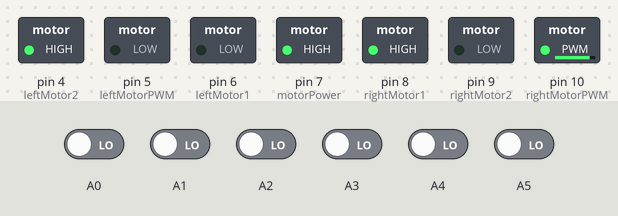
A sketch run on a simulated Arduino Uno, built with avr-gcc and run on an emulated ATmega328P. Shown: switched loads named in the sketch (green lamp = pin HIGH). Inputs (shaded band) come from the test bench; at power-on: A0–5 LOW. What the sketch prints to the serial monitor is not drawn.

Above: at 5.7 s.
5.8 s: A1 driven HIGH
At 6.5 s:
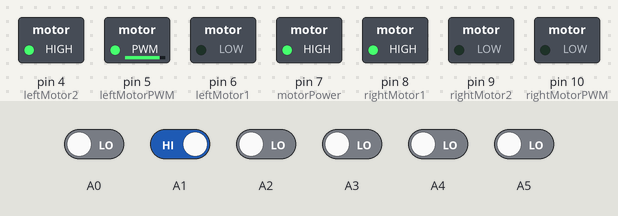
7.3 s: A4 driven HIGH
At 7.7 s:
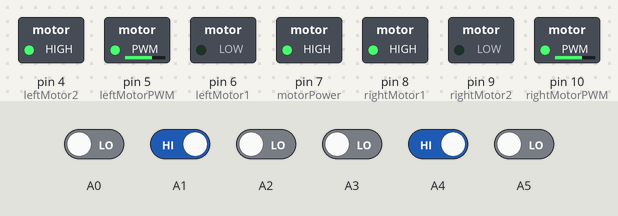
8.8 s: A4 driven LOW
At 10.0 s:
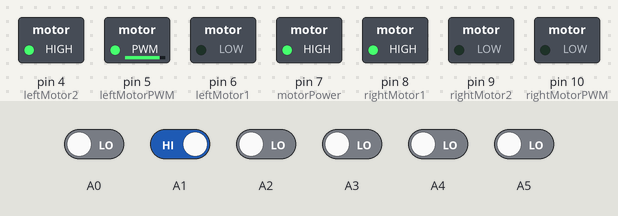
10.3 s: A1 driven LOW
At 11.1 s:
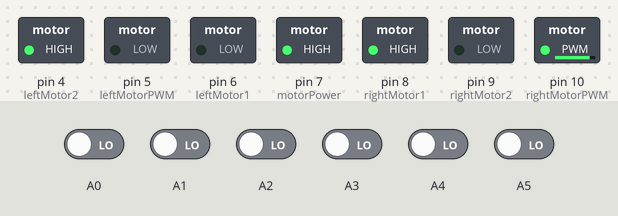
11.8 s: A4 driven HIGH
Timing chart, 0 to 14.3 s (numbered marks = the images above; inputs shaded):
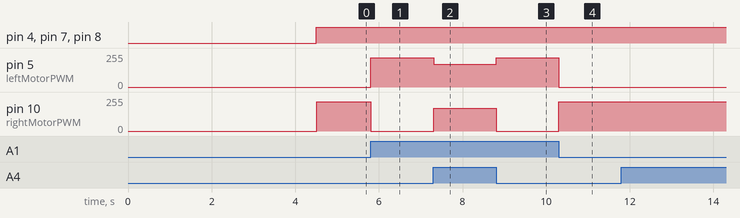

Measured:
- after the input at 5.8 s, pin 5 (leftMotorPWM): 0/255 → 220/255 at once; pin 10 (rightMotorPWM): 220/255 → 0/255 at once
- after the input at 7.3 s, pin 5 (leftMotorPWM): 220/255 → 170/255 at once; pin 10 (rightMotorPWM): 0/255 → 170/255 at once
- after the input at 8.8 s, pin 5 (leftMotorPWM): 170/255 → 220/255 at once; pin 10 (rightMotorPWM): 170/255 → 0/255 at once
- after the input at 10.3 s, pin 5 (leftMotorPWM): 220/255 → 0/255 at once; pin 10 (rightMotorPWM): 0/255 → 220/255 at once

The sketch:

robot_segui_linea.ino
```cpp
#include <QTRSensors.h>


#define NUM_SENSORS  6     // number of sensors used
#define TIMEOUT      2500  // waits for 2500 us for sensor outputs to go low
#define EMITTER_PIN  2      // emitter is controlled by digital pin 2

#define soglia       200

#define rightMotor1 8
#define rightMotor2 9
#define rightMotorPWM 10
#define leftMotor1 6
#define leftMotor2 4
#define leftMotorPWM 5
#define motorPower 7

QTRSensorsRC qtrrc((unsigned char[]) {A0, A1, A2, A3, A4, A5}
,NUM_SENSORS, TIMEOUT, EMITTER_PIN);

unsigned int sensorValues[NUM_SENSORS];

//float error=0;
float lastError=0;
float PV =0;
float kp = 0;
float kd =0;
int m1Speed=0;
int m2Speed=0;
float line_position=0;

void setup()
{
  Serial.begin(115200);

  pinMode(rightMotor1, OUTPUT);
  pinMode(rightMotor2, OUTPUT);
  pinMode(rightMotorPWM, OUTPUT);
  pinMode(leftMotor1, OUTPUT);
  pinMode(leftMotor2, OUTPUT);
  pinMode(leftMotorPWM, OUTPUT);
  pinMode(motorPower, OUTPUT);

  analogWrite(rightMotorPWM, 0);
  analogWrite(rightMotorPWM, 0);

 for (int i = 0; i < 100; i++)
  {
    qtrrc.calibrate();
    delay (20);
  }
}

void loop()
{
  unsigned int sensors[6];

  int position = qtrrc.readLine(sensors);
  int error = position - 2500;

  kp= 15;
  kd= 150;

  PV = kp * error + kd * (error - lastError);
  lastError = error;

  m1Speed = 170 + PV;
  m2Speed = 170 - PV;


  if (m1Speed < 0) m1Speed = 0;
  if (m2Speed < 0) m2Speed = 0;
  if (m1Speed > 220) m1Speed = 220;
  if (m2Speed > 220) m2Speed = 220;

  {
  digitalWrite(motorPower, HIGH);
  digitalWrite(rightMotor1, HIGH);
  digitalWrite(rightMotor2, LOW);
  analogWrite(rightMotorPWM, m1Speed);
  digitalWrite(motorPower, HIGH);
  digitalWrite(leftMotor1, LOW);
  digitalWrite(leftMotor2, HIGH);
  analogWrite(leftMotorPWM, m2Speed);
  }

  Serial.println("\n");
  Serial.println(PV);

}
```
